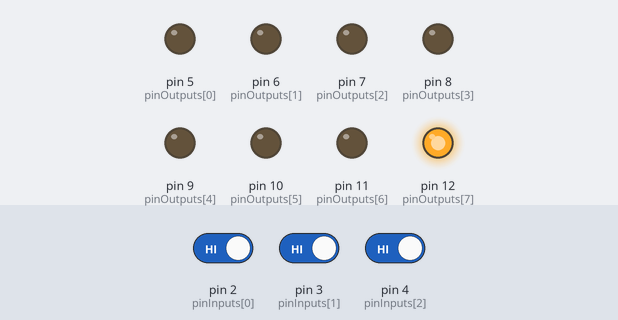
The sketch below on a simulated Arduino Uno, built with avr-gcc and run on an emulated ATmega328P. Parts: output pins drawn as LEDs (lit = HIGH). Inputs (shaded band) come from the test bench; at power-on: pin 2 (pinInputs[0]) HIGH, pin 3 (pinInputs[1]) HIGH, pin 4 (pinInputs[2]) HIGH.

Above: at 1.2 s.
1.3 s: pin 2 (pinInputs[0]) driven LOW
At 2.5 s:
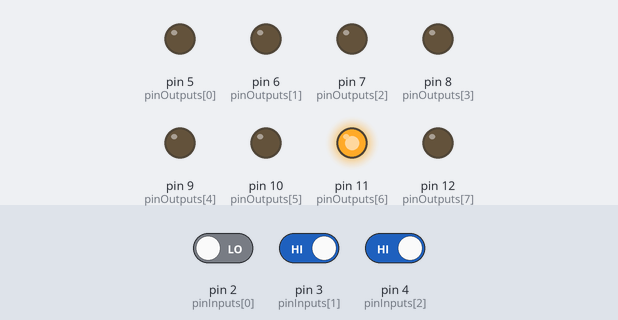
2.8 s: pin 3 (pinInputs[1]) driven LOW
At 3.8 s:
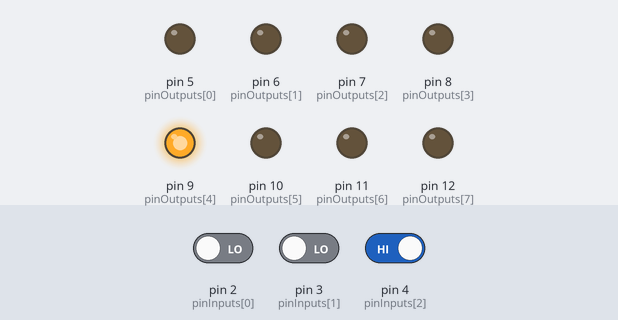
4.3 s: pin 4 (pinInputs[2]) driven LOW
At 4.9 s:
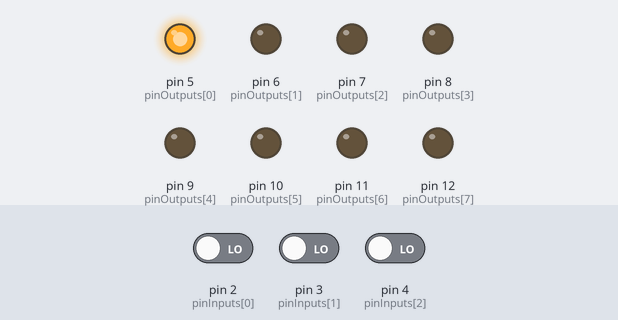
5.8 s: pin 2 (pinInputs[0]) driven HIGH
At 6.1 s:
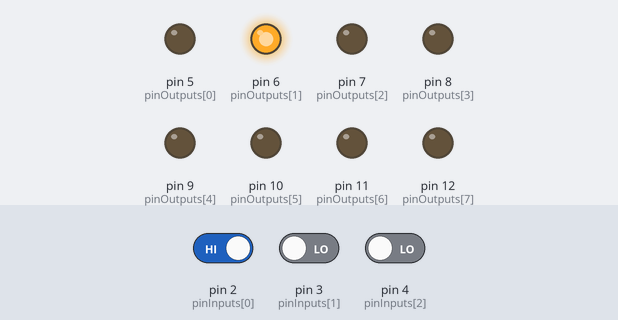
7.3 s: pin 3 (pinInputs[1]) driven HIGH
At 8.4 s:
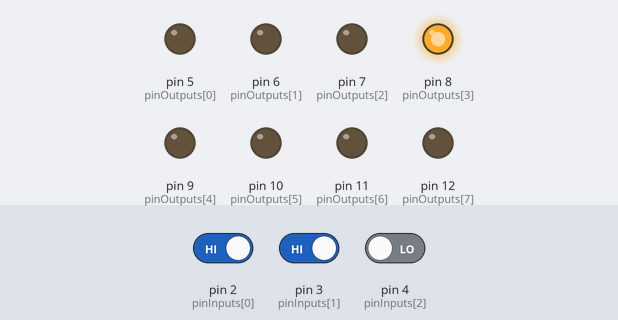
8.8 s: pin 2 (pinInputs[0]) driven LOW
At 9.5 s:
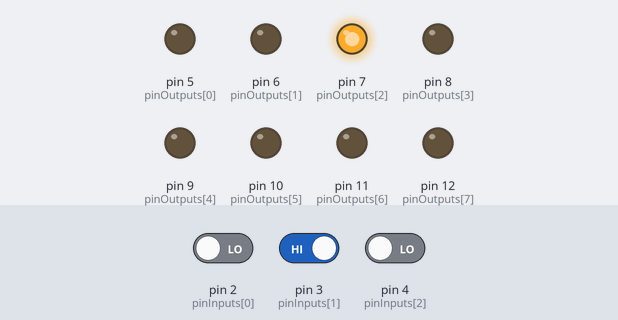
Timing chart, 0 to 11.3 s (numbered marks = the images above; inputs shaded):
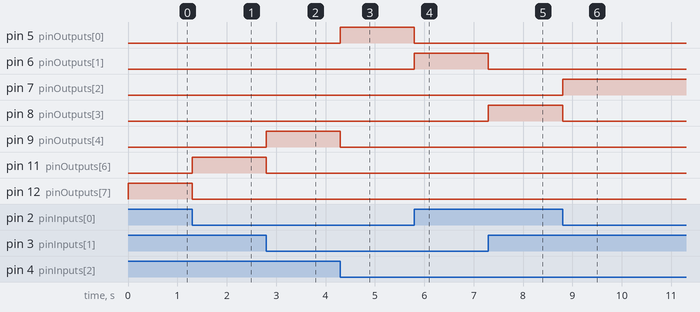

Measured:
- after the input at 1.3 s, pin 11 (pinOutputs[6]): LOW → HIGH at once; pin 12 (pinOutputs[7]): HIGH → LOW at once
- after the input at 2.8 s, pin 9 (pinOutputs[4]): LOW → HIGH at once; pin 11 (pinOutputs[6]): HIGH → LOW at once
- after the input at 4.3 s, pin 5 (pinOutputs[0]): LOW → HIGH at once; pin 9 (pinOutputs[4]): HIGH → LOW at once
- after the input at 5.8 s, pin 5 (pinOutputs[0]): HIGH → LOW at once; pin 6 (pinOutputs[1]): LOW → HIGH at once
- after the input at 7.3 s, pin 6 (pinOutputs[1]): HIGH → LOW at once; pin 8 (pinOutputs[3]): LOW → HIGH at once
- after the input at 8.8 s, pin 7 (pinOutputs[2]): LOW → HIGH at once; pin 8 (pinOutputs[3]): HIGH → LOW at once

The sketch:

sketch_nov27c.ino
```cpp
int pinOutputs [] = {5, 6, 7, 8, 9, 10, 11, 12};
int pinInputs[] = {2, 3, 4};

void setup() {
  // put your setup code here, to run once:
  Serial.begin(9600);
  for (int i = 0; i < 8 ; i++) {
    pinMode(pinOutputs[i], OUTPUT);
  }
  for (int i = 0; i < 3; i++) {
    pinMode(pinInputs[i], INPUT);
  }
}

void loop() {
  // put your main code here, to run repeatedly:
  int bit0 = digitalRead(pinInputs[0]);
  int bit1 = digitalRead(pinInputs[1]);
  int bit2 = digitalRead(pinInputs[2]);

  if (bit0 == LOW && bit1 == LOW && bit2 == LOW) {
   LEDOutputs(HIGH,LOW,LOW,LOW,LOW,LOW,LOW,LOW);
  }
  if (bit0 == HIGH && bit1 == LOW && bit2 == LOW) {
   LEDOutputs(LOW,HIGH,LOW,LOW,LOW,LOW,LOW,LOW);
  }
  if (bit0 == LOW && bit1 == HIGH && bit2 == LOW) {
  LEDOutputs(LOW,LOW,HIGH,LOW,LOW,LOW,LOW,LOW);
  }
  if (bit0 == HIGH && bit1 == HIGH && bit2 == LOW) {
  LEDOutputs(LOW,LOW,LOW,HIGH,LOW,LOW,LOW,LOW);
  }
  if (bit0 == LOW && bit1 == LOW && bit2 == HIGH) {
  LEDOutputs(LOW,LOW,LOW,LOW,HIGH,LOW,LOW,LOW);
  }
  if (bit0 == HIGH && bit1 == LOW && bit2 == HIGH) {
  LEDOutputs(LOW,LOW,LOW,LOW,LOW,HIGH,LOW,LOW);
  }
  if (bit0 == LOW && bit1 == HIGH && bit2 == HIGH) {
  LEDOutputs(LOW,LOW,LOW,LOW,LOW,LOW,HIGH,LOW);
  }
  if (bit0 == HIGH && bit1 == HIGH && bit2 == HIGH) {
  LEDOutputs(LOW,LOW,LOW,LOW,LOW,LOW,LOW,HIGH);
  }
}

void LEDOutputs(int b0,int b1,int b2,int b3,int b4,int b5,int b6,int b7) {
  digitalWrite(pinOutputs[0], b0);
  digitalWrite(pinOutputs[1], b1);
  digitalWrite(pinOutputs[2], b2);
  digitalWrite(pinOutputs[3], b3);
  digitalWrite(pinOutputs[4], b4);
  digitalWrite(pinOutputs[5], b5);
  digitalWrite(pinOutputs[6], b6);
  digitalWrite(pinOutputs[7], b7);
}
```
